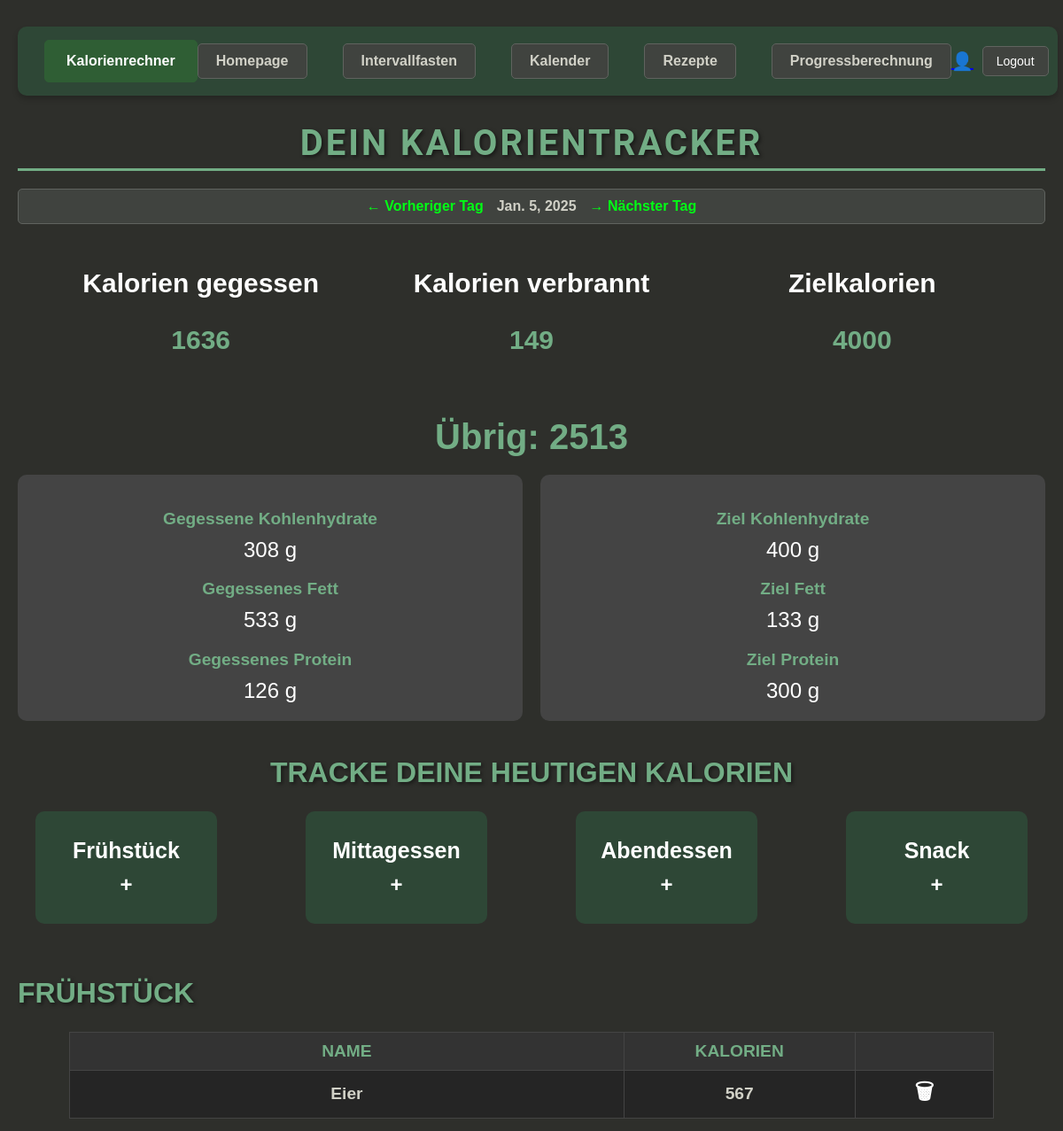
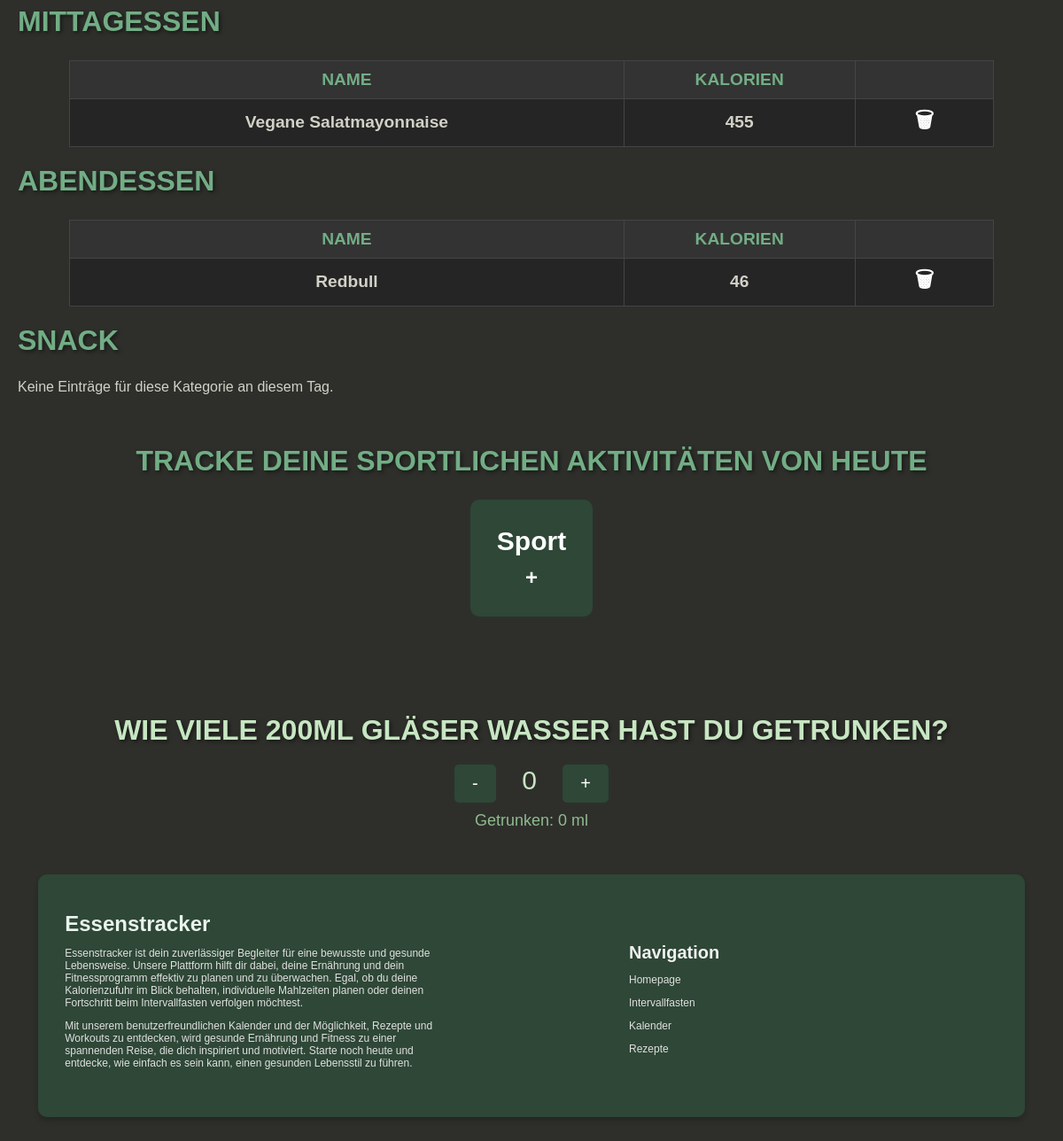
The page /trackerapp/?date=2025-01-05 (signed in) on the database its author committed (2 pictures, top to bottom).
### trackerapp/models.py (models this page shows, shortened)
class DailyFood(models.Model):
    user = models.ForeignKey(User, on_delete=models.CASCADE)
    day = models.DateField(default=now)
    calories_eaten = models.PositiveIntegerField(default=0)
    fat_eaten = models.PositiveIntegerField(default=0)
    carbohydrates_eaten = models.PositiveIntegerField(default=0)
    protein_eaten = models.PositiveIntegerField(default=0)
    calories_burned = models.PositiveIntegerField(default=0)
    daily_calorie_target = models.PositiveIntegerField(default=2000)
    calorie_result = models.IntegerField(default=0)
    fat = models.PositiveIntegerField(default=0)
    carbohydrates = models.PositiveIntegerField(default=0)
    protein = models.PositiveIntegerField(default=0)
    class Meta:
        unique_together = ('user', 'day')

### nutrition/models.py (models this page shows, shortened)
class Food_Unit(models.Model):
    user = models.ForeignKey(User, on_delete=models.CASCADE)
    CATEGORIE_CHOICES = [
        ('breakfast', 'Frühstück'),
        ('lunch', 'Mittagessen'),
        ('dinner', 'Abendessen'),
        ('snack', 'Snack'),
    ]
    food_unit_id = models.AutoField(primary_key=True)
    food_unit_name = models.CharField(max_length=30, null=True)
    food_categorie = models.CharField(max_length=20, choices=CATEGORIE_CHOICES, default="Frühstück")
    time_eaten = models.DateTimeField(default=now)
    calories_per_100g = models.IntegerField(default=0)
    carbohydrates_per_100g = models.DecimalField(max_digits=8, decimal_places=4, default=0)
    fat_per_100g = models.DecimalField(max_digits=8, decimal_places=4, default=0)
    protein_per_100g = models.DecimalField(max_digits=8, decimal_places=4, default=0)
    food_amount = models.IntegerField(default=100)
    calories = models.IntegerField(default=0)
    carbohydrates = models.DecimalField(max_digits=8, decimal_places=4, default=0)
    fat = models.DecimalField(max_digits=8, decimal_places=4, default=0)
    protein = models.DecimalField(max_digits=8, decimal_places=4, default=0)

### trackerapp/views.py (the view, shortened to what this page needs)
# urls.py: path('trackerapp/', trackerapp_views.trackerapp, name='trackerapp'),
@login_required
def trackerapp(request):
    today = now().date()
    user = request.user
    daily_food_today = DailyFood.objects.filter(user=user, day=today).first()
    selected_date = request.GET.get('date')
    if selected_date:
        try:
            selected_date = datetime.strptime(selected_date, '%Y-%m-%d').date()
        except ValueError:
            return redirect('trackerapp')
    else:
        selected_date = today
    if selected_date > today:
        return redirect('trackerapp')
    daily_food_entry = DailyFood.objects.filter(user=user, day=selected_date).first()
    categories = {
        'breakfast': 'Frühstück',
        'lunch': 'Mittagessen',
        'dinner': 'Abendessen',
        'snack': 'Snack'
    }
    category_data = {}
    for category_key, category_label in categories.items():
        category_data[category_label] = Food_Unit.objects.filter(
            Q(user=user) &
            Q(time_eaten__date=selected_date) &
            Q(food_categorie=category_key)
        ).values('food_unit_id', 'food_unit_name', 'calories')
    prev_date = selected_date - timedelta(days=1)
    next_date = selected_date + timedelta(days=1) if selected_date < today else None
    context = {
        'daily_food_entry': daily_food_entry,
        'category_data': category_data,
        'selected_date': selected_date,
        'prev_date': prev_date if prev_date <= today else None,
        'next_date': next_date,
        'today': today,
    }
    return render(request, 'trackerapp.html', context)

### trackerapp/templates/Trackerapp.html (shortened to what this page needs)
{% extends 'base.html' %}
{% block content %}
<h1>Dein Kalorientracker</h1>
<div class="navigation">
    {% if prev_date %}
        <a href="?date={{ prev_date|date:'Y-m-d' }}" class="nav-link">&larr; Vorheriger Tag</a>
    {% endif %}
    <span>{{ selected_date }}</span>
    {% if next_date %}
        <a href="?date={{ next_date|date:'Y-m-d' }}" class="nav-link">&rarr; Nächster Tag</a>
    {% endif %}
</div>
{% if daily_food_entry %}
    <div class="summary">
        <div>
            <h3>Kalorien gegessen</h3>
            <p>{{ daily_food_entry.calories_eaten }}</p>
        </div>
        <div>
            <h3>Kalorien verbrannt</h3>
            <p>{{ daily_food_entry.calories_burned }}</p>
        </div>
        <div>
            <h3>Zielkalorien</h3>
            <p>{{ daily_food_entry.daily_calorie_target }}</p>
        </div>
    </div>
    <div class="result">
        Übrig: {{ daily_food_entry.calorie_result }}
    </div>
    <div class="nutrients">
        <div>
            <h3>Gegessene Kohlenhydrate</h3>
            <p>{{ daily_food_entry.carbohydrates_eaten }} g</p>
            <h3>Gegessenes Fett</h3>
            <p>{{ daily_food_entry.fat_eaten }} g</p>
            <h3>Gegessenes Protein</h3>
            <p>{{ daily_food_entry.protein_eaten }} g</p>
        </div>
        <div>
            <h3>Ziel Kohlenhydrate</h3>
            <p>{{ daily_food_entry.carbohydrates }} g</p>
            <h3>Ziel Fett</h3>
            <p>{{ daily_food_entry.fat }} g</p>
            <h3>Ziel Protein</h3>
            <p>{{ daily_food_entry.protein }} g</p>
        </div>
    </div>
{% endif %}
{% include "tracker-function/food-tracker.html" %}
{% for category, items in category_data.items %}
    <h2>{{ category|capfirst }}</h2>
    {% if items %}
        <table>
            <thead>
                <tr>
                    <th>Name</th>
                    <th>Kalorien</th>
                    <th></th>
                </tr>
            </thead>
            <tbody>
                {% for item in items %}
                    <tr>
                        <td>{{ item.food_unit_name }}</td>
                        <td>{{ item.calories }}</td>
                        <td>
                            <form method="POST" action="{% url 'delete_food_entry' item.food_unit_id %}" class="delete-form">
                                <a class="delete-symbol" href="#" onclick="this.closest('form').submit();">&#128465;</a>
                            </form>
                        </td>
                    </tr>
                {% endfor %}
            </tbody>
        </table>
    {% else %}
        <p>Keine Einträge für diese Kategorie an diesem Tag.</p>
    {% endif %}
{% endfor %}
{% include "tracker-function/sport-tracker.html" %}
{% include "tracker-function/water-tracker.html" %}
{% endblock %}

### trackerapp/templates/base.html (style rules this page uses)
.navigation { text-decoration: none; font-weight: bold; font-size: 16px; padding: 10px 20px; color: #d1d1c7; background-color: #40433f; border: 1px solid #60635f; border-radius: 5px; transition: background-color 0.3s, color 0.3s, box-shadow 0.3s; }
body { font-family: Arial, sans-serif; background-color: #2e2f2b; color: #d1d1c7; margin: 0; padding: 20px; justify-content: center; align-items: center; }
form { margin-bottom: 20px; background-color: #1f2921; padding: 20px; border-radius: 8px; text-align: center; box-shadow: 0 4px 8px rgba(0, 0, 0, 0.2); }

### trackerapp/templates/Trackerapp.html (style rules this page uses)
body { font-family: Arial, sans-serif; background-color: #2e2f2b; color: #d1d1c7; margin: 0; display: flex; flex-direction: column; align-items: center; justify-content: center; }
h1 { font-family: 'Roboto', sans-serif; font-size: 2.5rem; font-weight: 700; color: #72ad85; text-transform: uppercase; letter-spacing: 3px; text-shadow: 2px 2px 4px rgba(0, 0, 0, 0.5); text-align: center; margin: 20px auto; border-bottom: 3px solid #72ad85; padding-bottom: 5px; }
h2 { font-size: 2rem; color: #72ad85; text-transform: uppercase; text-shadow: 2px 2px 4px rgba(0, 0, 0, 0.5); margin: 20px auto; padding-bottom: 5px; }
.navigation { display: flex; justify-content: center; }
.nav-link { text-decoration: none; color: #00ff15; font-weight: bold; margin: 0 15px; font-size: 1rem; }
.summary { display: flex; flex-wrap: wrap; justify-content: center; padding: 20px; color: #fff; text-align: center; }
.summary div { flex: 1; min-width: 200px; }
.summary div h3 { font-size: 30px; }
.summary div p { font-size: 30px; color: #72ad85; font-weight: bold; }
.result { font-size: 2.5rem; font-weight: bold; color: #72ad85; margin: 20px 0; text-align: center; }
.nutrients { display: grid; grid-template-columns: repeat(auto-fit, minmax(300px, 1fr)); gap: 20px; width: 100%; }
.nutrients div { background-color: #444; padding: 20px; border-radius: 10px; text-align: center; color: #fff; }
.nutrients div h3 { font-size: 1.2rem; margin-bottom: 10px; color: #72ad85; }
.nutrients div p { font-size: 1.5rem; margin: 0; }
table { width: 90%; border-collapse: collapse; margin: 15px auto; font-size: 1rem; }
th { border: 1px solid #444; padding: 10px; text-align: center; font-size: 1.2rem; font-weight: bold; overflow: visible; vertical-align: middle; }
td { border: 1px solid #444; text-align: center; font-size: 1.2rem; font-weight: bold; vertical-align: middle; padding: 0.5px; padding: 6px 0px; }
th { background-color: #333; color: #72ad85; font-weight: bold; text-transform: uppercase; }
tr:nth-child(odd) { background-color: #252525; }
th:first-child, td:first-child { width: 60%; }
th:nth-child(2), td:nth-child(2) { width: 25%; }
th:last-child, td:last-child { width: 15%; text-align: center; }
.delete-symbol { text-decoration: none; font-size: 1.5rem; color: white; cursor: pointer; display: inline-block; transition: color 0.3s; }
.delete-form { background-color: transparent; margin: 0; padding: 0; border: none; box-shadow: none; }

### rows shown on the page
DailyFood: calories_eaten "1636", calories_burned "149", daily_calorie_target "4000", calorie_result "2513", carbohydrates_eaten "308", fat_eaten "533", protein_eaten "126", carbohydrates "400", fat "133", protein "300"
Food_Unit: food_unit_name "Eier", calories "567"
Food_Unit: food_unit_name "Vegane Salatmayonnaise", calories "455"
Food_Unit: food_unit_name "Redbull", calories "46"

### other values the page prints
{{ selected_date }} "Jan. 5, 2025"
{{ category|capfirst }} "FRÜHSTÜCK" "MITTAGESSEN" "ABENDESSEN" "SNACK"
